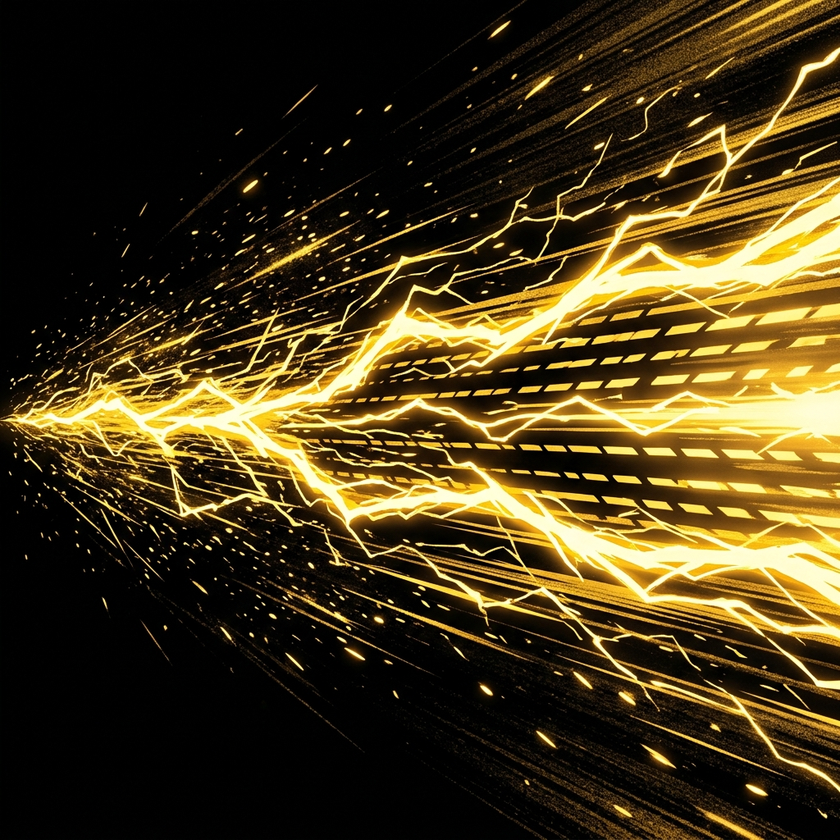
#> input picture ult1_trail.png, 840 x 840 px, shrunk from 1024 x 1024 before the run
$ python fix_trail.py
#> lines starting #> are read from the running program, lines starting #| are printed output that depends on the picture
from PIL import Image

def process(path, out):
#> called with path = 'ult1_trail.png'
    img = Image.open(path).convert("RGBA")
    datas = img.getdata()
    newData = []
    for r, g, b, a in datas:
        lum = max(r, g, b)
        newData.append((r, g, b, lum))
#> this loop made 705600 passes
#> (r, g, b, lum) on passes 1 to 3: (1, 3, 2, 3), (3, 4, 4, 4), (0, 0, 0, 0)
#> after the loop, newData = 705600 items
    img.putdata(newData)
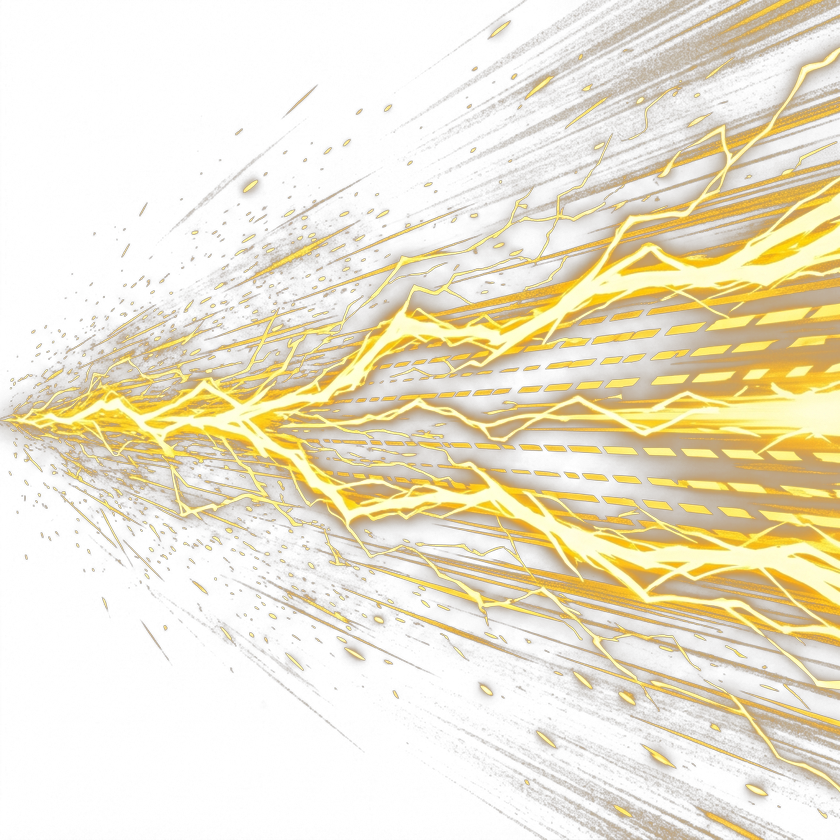
#> img: PIL image 840x840 RGBA; mean R, G, B, A 70, 56.7, 26.4, 70; transparent parts drawn white
    img.save(out, "PNG")
    print(f"Fixed {out}")

process("ult1_trail.png", "assets/effects/zenitsu_vfx/vfx_zenitsu_ult1_attack.png")
process("ult2_trail.png", "assets/effects/zenitsu_vfx/vfx_zenitsu_ult2_attack.png")
#> call 2 of process, with path = 'ult2_trail.png'
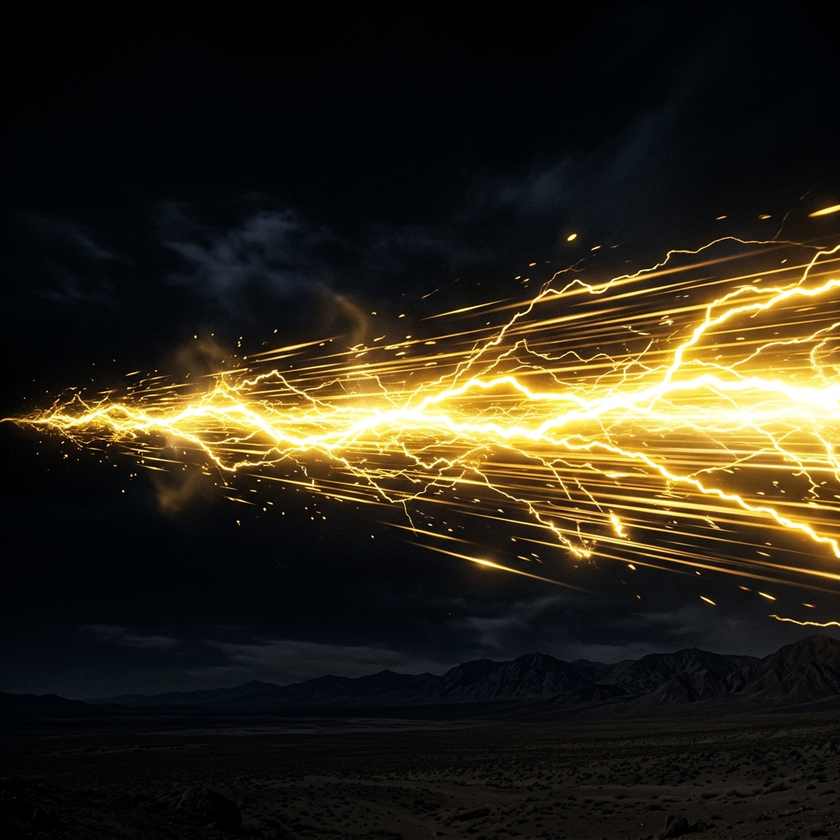
#> input picture ult2_trail.png, 840 x 840 px, shrunk from 1024 x 1024 before the run
#> the loop in process (call 2), `for r, g, b, a in datas:` made 705600 passes
#> (r, g, b, lum) on passes 1 to 3: (1, 1, 1, 1), (1, 1, 1, 1), (0, 0, 0, 0)
#> in process (call 2), `img.putdata(newData)`:
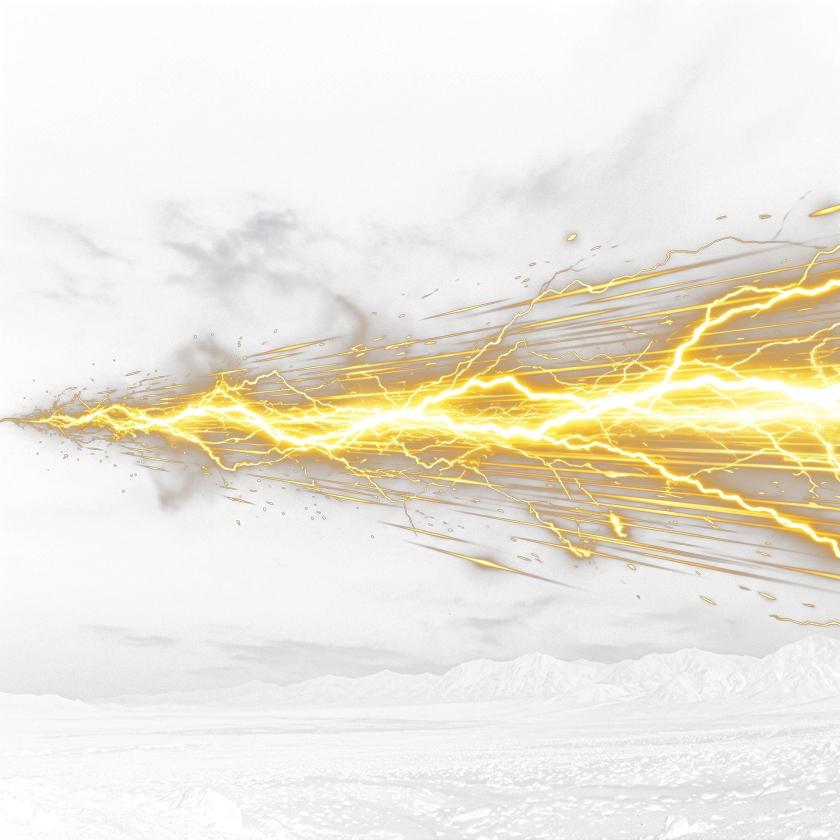
#> img: PIL image 840x840 RGBA; mean R, G, B, A 46.1, 40.2, 26.1, 49.9; transparent parts drawn white
